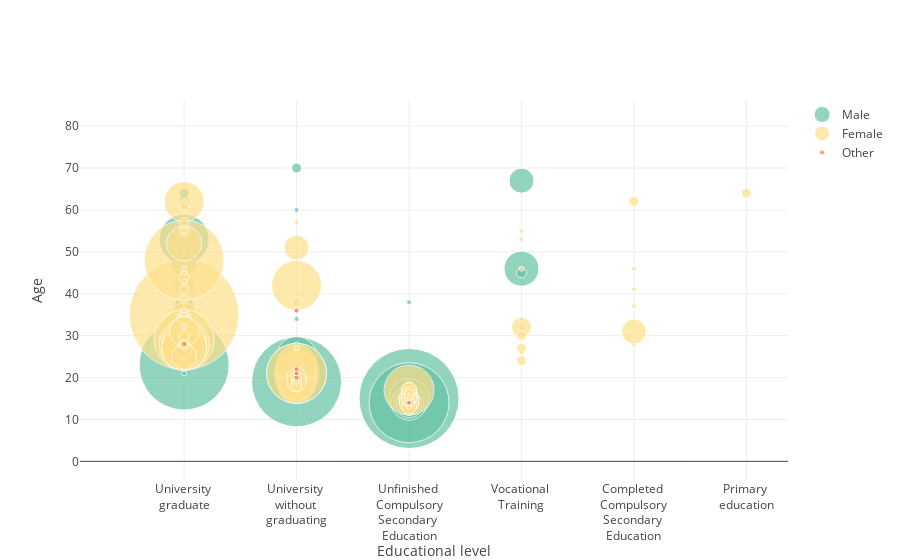

The cell this chart's notebook holds for it:
### Markdown cell above
# Distribution of educational level by gender and age

### Code cell
fig6 = {
    'data': [
        {
            'x': data_complete_en[data_complete_en['Gender'] == gender]['Educational level'],
            'y': data_complete_en[data_complete_en['Gender'] == gender]['Age'],
            'name': gender,
            'mode': 'markers',
            'marker': dict(
                opacity=np.full((len(data_complete_en.index), 1), 0.7),
                color=colors_gender[gender],
                size=(data_complete_en[(data_complete_en['Gender'] == gender)].groupby(
                    ['Educational level'])['Age'].value_counts() * 5)
            ),
            'name': names_gender[gender]
        } for gender in data_complete_en['Gender'].unique()
    ],
    'layout': {
        'xaxis': {
            'title': 'Educational level'},
        'yaxis': {'title': "Age"}

    }
}

iplot(fig6)
plt.show()

### Figure 1 — Plotly figure (JSON) as saved in the notebook; plotly's stock layout.template omitted (floating-point values rounded to 4 significant figures; data arrays with more than 128 entries replaced by an {"elided": "..."} marker saying what was removed)
{"data": [{"marker": {"color": "rgb(102,194,165)", "opacity": {"elided": "767x1 float values"}, "size": [20, 10, 10, 5, 5, 5, 5, 5, 5, 5, 5, 5, 5, 5, 5, 90, 40, 25, 15, 10, 5, 5, 5, 5, 5, 100, 90, 80, 60, 50, 50, 50, 45, 40, 40, 40, 40, 35, 30, 25, 25, 20, 20, 20, 15, 15, 15, 15, 15, 15, 10, 10, 10, 10, 5, 5, 5, 5, 5, 5, 5, 5, 5, 5, 5, 5, 35, 30, 25, 25, 20, 15, 15, 15, 15, 15, 10, 10, 10, 10, 10, 10, 10, 5, 5, 5, 5, 5, 5, 5, 5, 5, 5, 5, 5, 5, 10, 10, 5, 5, 5, 5, 5, 5, 5, 5, 5, 5, 5, 5, 5, 5]}, "mode": "markers", "name": "Male", "type": "scatter", "uid": "778c6005-2784-44b8-83e8-89478047caa6", "x": {"elided": "358 str values"}, "y": {"elided": "358 int values"}}, {"marker": {"color": "rgb(254,224,139)", "opacity": {"elided": "767x1 float values"}, "size": {"elided": "135 int values"}}, "mode": "markers", "name": "Female", "type": "scatter", "uid": "fb8156a2-ce73-43ae-b3c5-bf95186430bc", "x": {"elided": "403 str values"}, "y": {"elided": "403 int values"}}, {"marker": {"color": "rgb(244,109,67)", "opacity": {"elided": "767x1 float values"}, "size": [5, 5, 5, 5, 5, 5]}, "mode": "markers", "name": "Other", "type": "scatter", "uid": "fd3285c2-37d2-4af7-8367-fbe3af2b41a9", "x": ["University <br>without <br>graduating", "University <br>without <br>graduating", "Unfinished <br>Compulsory<br>Secondary <br>Education", "University <br>without <br>graduating", "University <br>without <br>graduating", "University <br>graduate"], "y": [20, 36, 14, 22, 21, 28]}], "layout": {"xaxis": {"title": {"text": "Educational level"}}, "yaxis": {"title": {"text": "Age"}}}}
